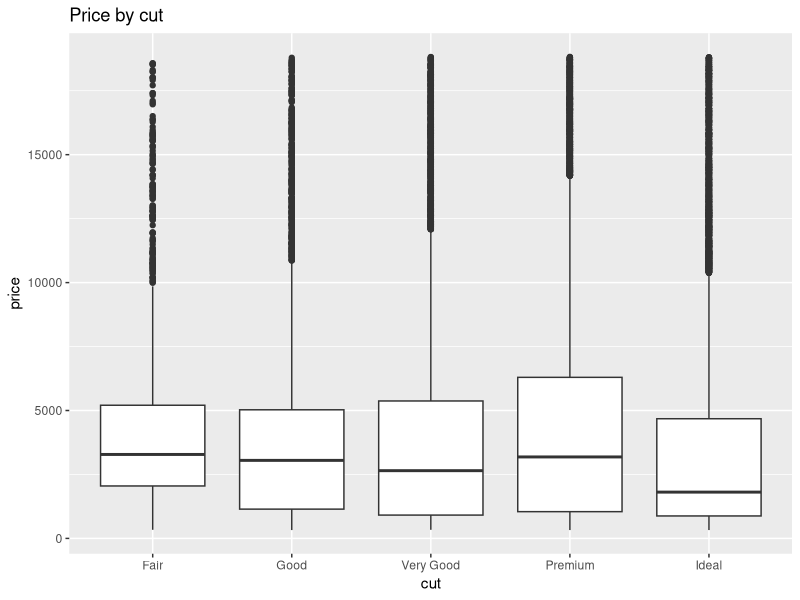
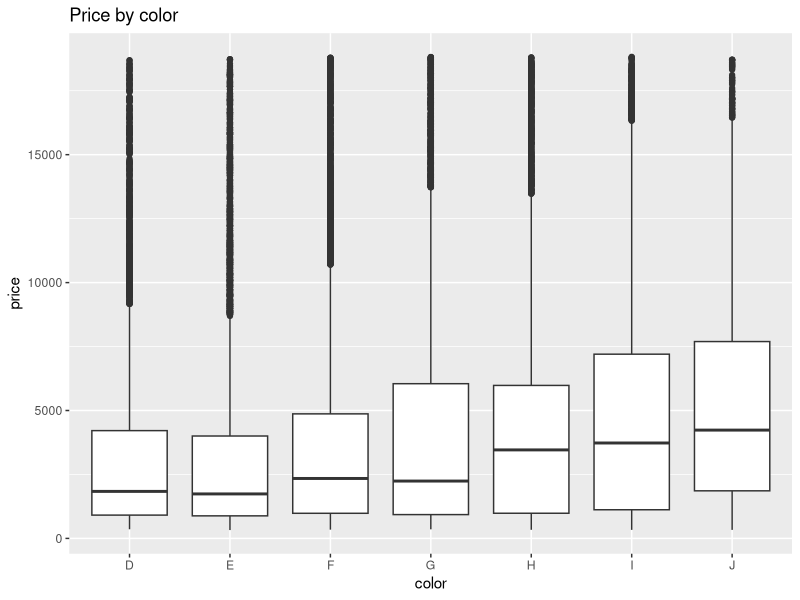
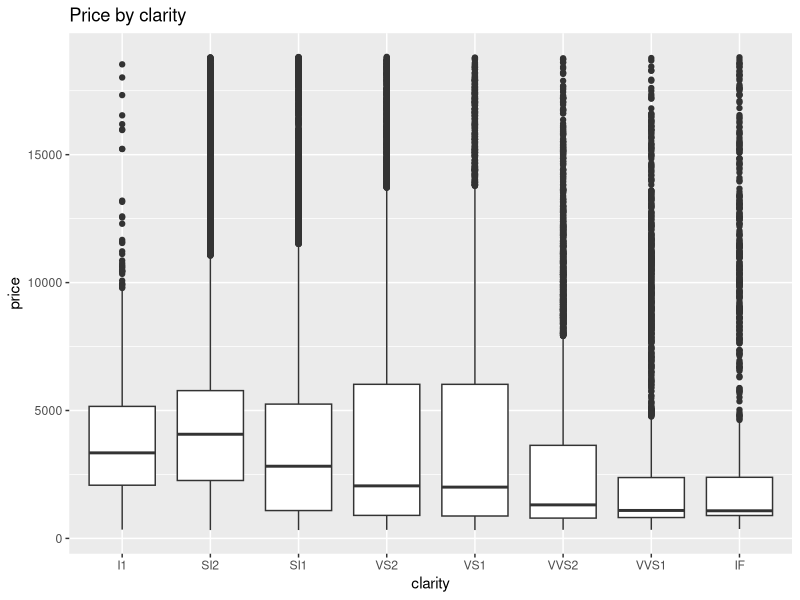
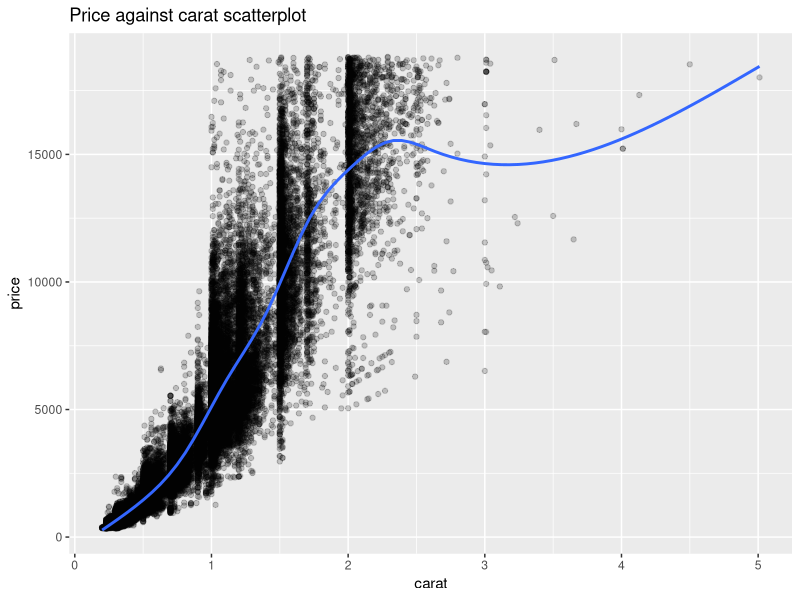
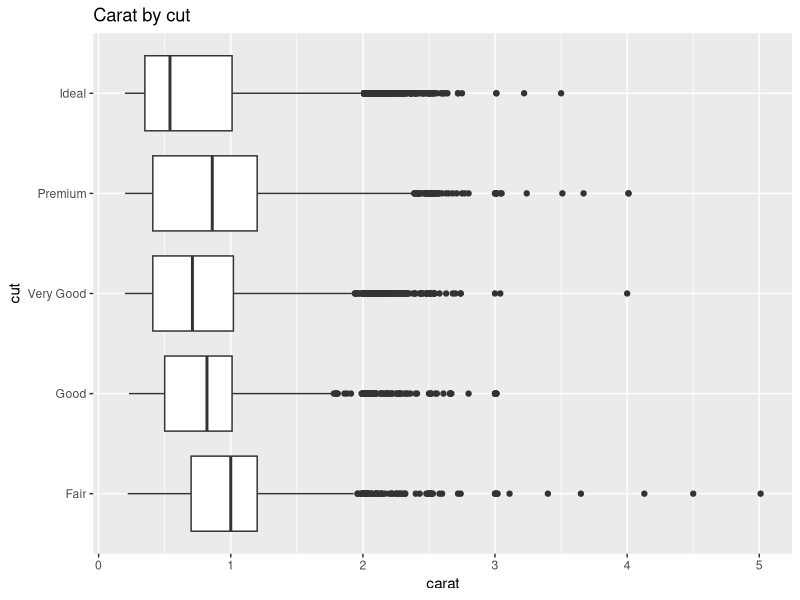
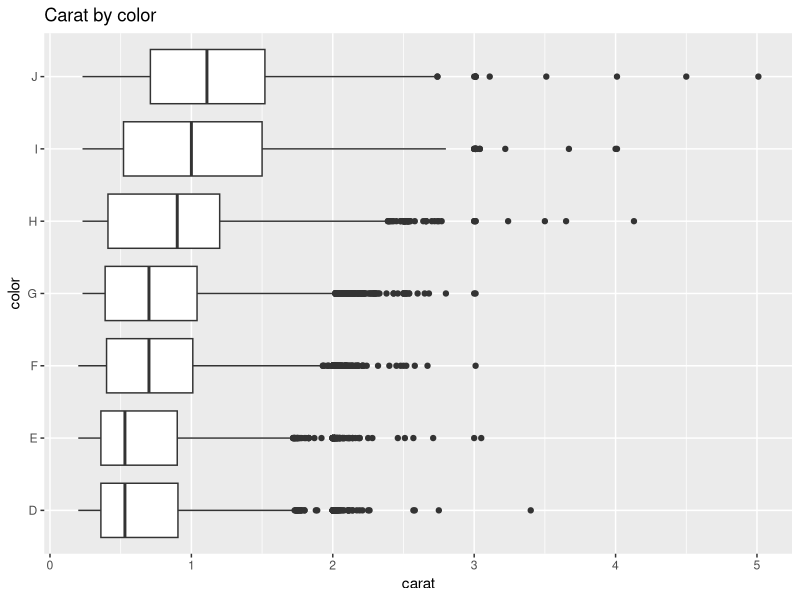
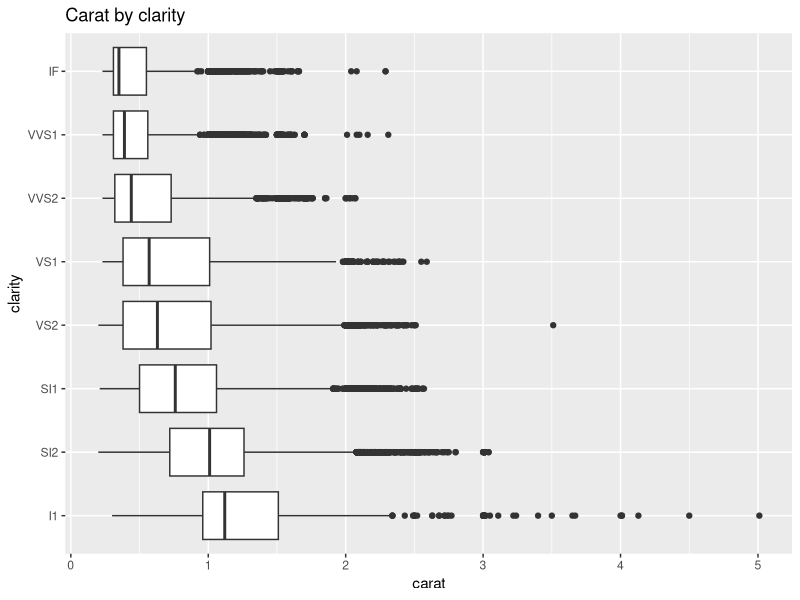
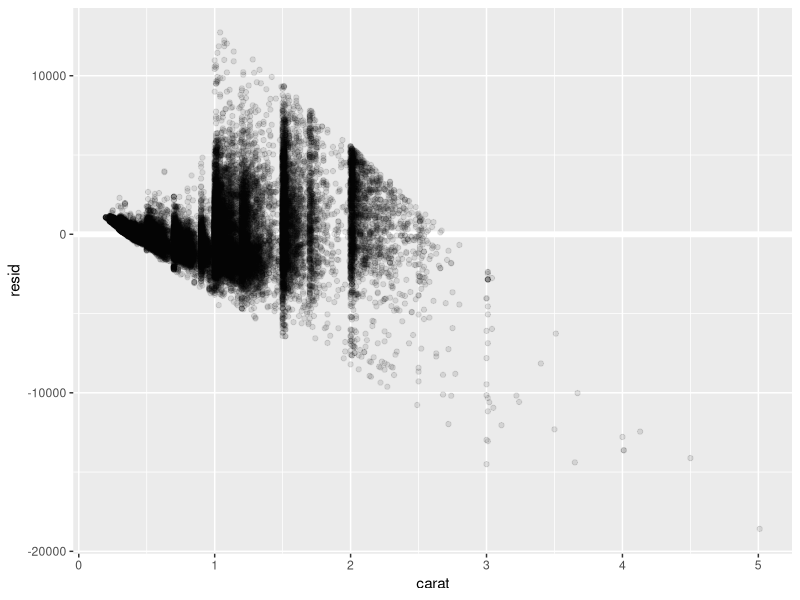

Source code (R) for these figures, in order:
## ---- chunk 1
# cache results
knitr::opts_chunk$set(cache=TRUE, message=FALSE, warning = FALSE)

library(ggplot2)
library(modelr)
library(dplyr)
## ---- chunk 2
diamonds
levels(diamonds$cut)
levels(diamonds$color)
levels(diamonds$clarity)
## ---- chunk 3
# Price distribution by cut
ggplot(diamonds, aes(cut, price)) +
  geom_boxplot() +
  labs(title = "Price by cut")
# Median price for each level of cut
diamonds |>
  group_by(cut) |>
  summarise(n = n(), median_price = median(price))
## ---- chunk 4
# Price distribution by color
ggplot(diamonds, aes(color, price)) +
  geom_boxplot() +
  labs(title = "Price by color")
# Median price for each level of color
diamonds |>
  group_by(color) |>
  summarise(n = n(), median_price = median(price))
## ---- chunk 5
# Price distribution by clarity
ggplot(diamonds, aes(clarity, price)) +
  geom_boxplot() +
  labs(title = "Price by clarity")
# Median price for each level of clarity
diamonds |>
  group_by(clarity) |>
  summarise(n = n(), median_price = median(price))
## ---- chunk 6
# Scatter plot of price against carat
diamonds |>
  ggplot(aes(carat, price)) +
  geom_point(alpha = 0.2) +
  geom_smooth(se = FALSE) +
  labs(title = "Price against carat scatterplot")

# Strength of the association
cor(diamonds$carat, diamonds$price, method = "pearson")
cor(diamonds$carat, diamonds$price, method = "spearman")
## ---- chunk 7
# Carat distribution by cut level
ggplot(diamonds, aes(carat, cut)) +
  geom_boxplot() +
  labs(title = "Carat by cut")
# Median carat and median price for each level of cut
diamonds |>
  group_by(cut) |>
  summarise(
    n = n(),
    median_carat = median(carat),
    median_price = median(price)
  )
## ---- chunk 8
# Carat distribution by color level
ggplot(diamonds, aes(carat, color)) +
  geom_boxplot() +
  labs(title = "Carat by color")
# Median carat and median price for each level of color
diamonds |>
  group_by(color) |>
  summarise(
    n = n(),
    median_carat = median(carat),
    median_price = median(price)
  )
## ---- chunk 9
# Carat distribution by clarity level
ggplot(diamonds, aes(carat, clarity)) +
  geom_boxplot() +
  labs(title = "Carat by clarity")
# Median carat and median price for each level of clarity
diamonds |>
  group_by(clarity) |>
  summarise(
    n = n(),
    median_carat = median(carat),
    median_price = median(price)
  )
## ---- chunk 10
mod_carat <- lm(price ~ carat, data = diamonds)

summary(mod_carat)


## ---- chunk 11
# Add residuals to the data
diamonds2 <- add_residuals(diamonds, mod_carat) |>
  select(carat, cut, color, clarity, price, resid)

# Scatterplot of residuals against carat
ggplot(diamonds2, aes(carat, resid)) +
  geom_ref_line(h = 0) +
  geom_point(alpha = 0.1)

## ---- chunk 12
diamonds2 <- diamonds2 |>
  mutate(log_price = log(price), log_carat = log(carat))

# Scatter plot on the log scale
ggplot(diamonds2, aes(log_carat, log_price)) +
  geom_point(alpha = 0.1)

# Linear model with log scale
mod_log <- lm(log_price ~ log_carat, data = diamonds2)
summary(mod_log)

# Model visualization
grid <- data_grid(diamonds2, log_carat)
grid <- add_predictions(grid, mod_log)

ggplot(diamonds2, aes(x = log_carat)) +
  geom_point(aes(y = log_price), alpha = 0.1) +
  geom_line(data = grid, mapping = aes(y = pred), color = "red")
## ---- chunk 13
# We add residuals of the log model
diamonds2 <- add_residuals(diamonds2, mod_log, var = "log_resid")

ggplot(diamonds2, aes(log_carat, log_resid)) +
  geom_ref_line(h = 0) +
  geom_point(alpha = 0.1)
## ---- chunk 14
ggplot(diamonds2, aes(cut, log_resid)) +
  geom_ref_line(h = 0) +
  geom_boxplot() +
  labs(title = "Residual price by cut")

ggplot(diamonds2, aes(color, log_resid)) +
  geom_ref_line(h = 0) +
  geom_boxplot() +
  labs(title = "Residual price by color")

ggplot(diamonds2, aes(clarity, log_resid)) +
  geom_ref_line(h = 0) +
  geom_boxplot() +
  labs(title = "Residual price by clarity")
